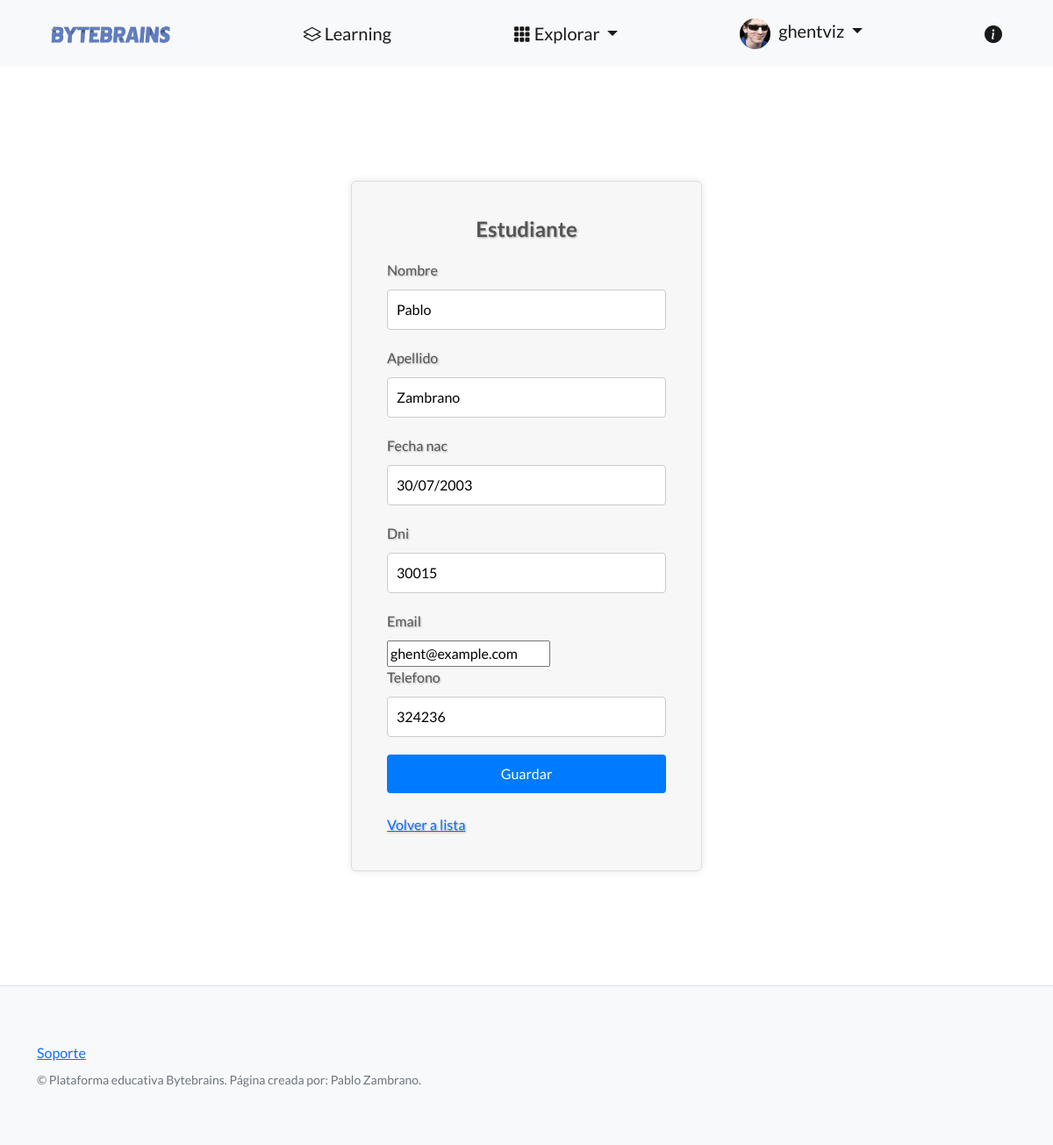
The page /plataforma/editar-estudiante/1/ (signed in) on the database its author committed.
### perfiles/models.py (models this page shows, shortened)
class Avatar(models.Model):
    user = models.OneToOneField(User, on_delete=models.CASCADE, null=True)
    imagen = models.ImageField(upload_to='avatares', null=True, blank=True)

### control_estudios/models.py (models this page shows, shortened)
class Estudiante(models.Model):
    nombre = models.CharField(max_length=256)
    apellido = models.CharField(max_length=256)
    fecha_nac = models.DateField()
    dni = models.CharField(max_length=32)
    email = models.EmailField()
    telefono = models.CharField(max_length=20)
    creador = models.ForeignKey(User, on_delete=models.SET_NULL, null=True)

### control_estudios/views.py (the view)
# urls.py: path("editar-estudiante/<int:id>/", editar_estudiante, name="editar_estudiante"),
@login_required
def editar_estudiante(request, id):
   estudiante = Estudiante.objects.get(id=id)
   if request.method == "POST":
       formulario = ProfesorFormulario(request.POST)
       if formulario.is_valid():
           data = formulario.cleaned_data
           estudiante.nombre = data['nombre']
           estudiante.apellido = data['apellido']
           estudiante.fecha_nac = data['fecha_nac']
           estudiante.dni = data['dni']
           estudiante.email = data['email']
           estudiante.telefono = data['telefono']
           estudiante.save()
           url_exitosa = reverse('lista_profesores')
           return redirect(url_exitosa)
   else:
       formulario = EstudianteFormulario(initial={
           'nombre': estudiante.nombre,
           'apellido': estudiante.apellido,
           'fecha_nac': estudiante.fecha_nac,
           'dni': estudiante.dni,
           'email': estudiante.email,
           'telefono': estudiante.telefono,
       })
   context = {
       'formulario': formulario,
       'estudiante_id': id,
   }
   return render(
       request=request,
       template_name='control_estudios/formulario_estudiantes.html',
       context=context,
   )

### control_estudios/forms.py
class EstudianteFormulario(forms.Form):
    nombre = forms.CharField(required=True,max_length=256)
    apellido = forms.CharField(required=True,max_length=256)
    fecha_nac = forms.DateField()
    dni = forms.CharField(required=True,max_length=32)
    email = forms.EmailField()
    telefono = forms.CharField(required=True,max_length=20)

### control_estudios/templates/control_estudios/formulario_estudiantes.html (shortened to what this page needs)
{% extends "control_estudios/base.html" %}
{% block contenido %}
<div class="form-container">
  <h2>Estudiante</h2>
  <form method="post">
    {% for field in formulario %}
      <label for="{{ field.id_for_label }}">{{ field.label }}</label>
      {{ field }}
    {% endfor %}
    <input type="submit" value="Guardar" />
  </form>
  <br>
<a href="{% url 'lista_estudiantes' %}">Volver a lista</a>
</div>
{% endblock contenido %}

### control_estudios/templates/control_estudios/base.html (shortened to what this page needs)
{% load static %}
<!DOCTYPE html>
<html lang="en">
<head>
    <link href="https://cdn.jsdelivr.net/npm/bootstrap-icons@1.5.0/font/bootstrap-icons.css" rel="stylesheet"
        type="text/css" />
    <link href="{% static 'css/styles.css' %}" rel="stylesheet" />
</head>
<body>
    <nav class="navbar navbar-light bg-light static-top">
        <div class="container">
            <a class="navbar-brand logo-link" href="{% url 'inicio'%}">
                <img class="logo" src="{% static 'logo.png' %}" alt="Logo de la página" />
            </a>
            <a class="navbar-brand learning-link" href="{%url 'lista_posts'%}">
                <i class="bi bi-layers"></i>
                Learning
            </a>
            <div class="dropdown" id="plataformaDropdown">
                <a class="navbar-brand dropdown-toggle" href="#" role="button" data-bs-toggle="dropdown"
                    aria-expanded="false">
                    <i class="bi bi-grid-3x3-gap-fill"></i>
                    Explorar
                </a>
            </div>
            <div class="dropdown" onmouseenter="showDropdown()" onmouseleave="hideDropdown()">
                <a class="navbar-brand dropdown-toggle" href="#" role="button" id="usuarioDropdown" data-bs-toggle="dropdown"
                    aria-expanded="false">
                    {% if user.is_authenticated %}
                        {% if user.avatar %}
                            {% if user.avatar.imagen %}
                            <img src="{{ user.avatar.imagen.url }}" style="width: 35px; height: 35px; border-radius: 50%; margin-right: 5px;">
                            {% else %}
                                <i class="bi bi-person-fill"></i>
                            {% endif %}
                        {% else %}
                            <i class="bi bi-person-fill"></i>
                        {% endif %}
                        {{ user.username }}
                    {% else %}
                    <i class="bi bi-person-fill"></i> Gestionar usuario
                    {% endif %}
                </a>
            </div>
            <a class="navbar-brand about-link" href="{% url 'about' %}">
                <i class="bi bi-info-circle-fill"></i>
            </a>
        </div>
    </nav>
    <section style="padding: 80px 50px;">
        {% block contenido %}
        {% endblock contenido %}
    </section>
    <footer class="footer">
        <div class="container">
            <div class="row">
                <div class="col-lg-6 h-100 text-center text-lg-start my-auto">
                    <ul class="list-inline mb-2">
                        <li class="list-inline-item"><a
                                href="https://docs.google.com/forms/d/e/1FAIpQLSdrpu41T0OnxFOVRi3Zn0Obj1P5-a_17yXlUdo7N0pcVgMJ1Q/viewform?usp=sf_link">Soporte</a>
                        </li>
                    </ul>
                    <p class="text-muted small mb-4 mb-lg-0">&copy; Plataforma educativa Bytebrains. Página creada por:
                        Pablo Zambrano.</p>
                </div>
            </div>
        </div>
    </footer>
</body>
</html>

### control_estudios/templates/control_estudios/base.html (style rules this page uses)
.logo { width: 165px; height: 50px; }
.logo { transition: transform 0.2s; }
.footer { padding: 40px 0; background-color: #f8f9fa; border-top: 1px solid #dee2e6; }
.footer p { margin-bottom: 0; }
.learning-link { transition: transform 0.2s; }
.about-link { position: relative; }
.about-link::after { content: "Acerca de"; position: absolute; top: 100%; left: 50%; transform: translateX(-50%); background-color: #f8f9fa; padding: 8px 16px; border-radius: 8px; opacity: 0; visibility: hidden; transition: opacity 0.3s, visibility 0.3s; box-shadow: 0 2px 4px rgba(0, 0, 0, 0.1); font-family: 'Lato', sans-serif; font-weight: 400; font-size: 14px; color: #333; white-space: nowrap; }

### control_estudios/templates/control_estudios/formulario_estudiantes.html (style rules this page uses)
.form-container { display: block; font-size: 16px; margin-bottom: 10px; text-shadow: 1px 1px 2px rgba(0, 0, 0, 0.3); color: #555; margin: 50px auto; width: 400px; padding: 40px; background-color: #f7f7f7; border: 1px solid #ddd; border-radius: 6px; box-shadow: 0 0 10px rgba(0, 0, 0, 0.1); animation: squeezeIn 0.8s ease; }
.form-container h2 { font-size: 24px; margin-bottom: 20px; text-align: center; }
.form-container label { display: block; font-size: 16px; margin-bottom: 10px; }
.form-container input[type="text"], .form-container input[type="password"], .form-container select { width: 100%; padding: 10px; border: 1px solid #ccc; border-radius: 4px; box-sizing: border-box; margin-bottom: 20px; }
.form-container input[type="submit"] { background-color: #007bff; color: white; padding: 10px 20px; border: none; border-radius: 4px; cursor: pointer; width: 100%; font-size: 16px; transition: background-color 0.3s ease; }

### rows shown on the page
Estudiante: formulario "Pablo" "Zambrano" "30/07/2003" "30015" "ghent@example.com" "324236"

### other values the page prints
{{ user.username }} "ghentviz"
{{ field.label }} "Nombre" "Apellido" "Fecha nac" "Dni" "Email" "Telefono"
